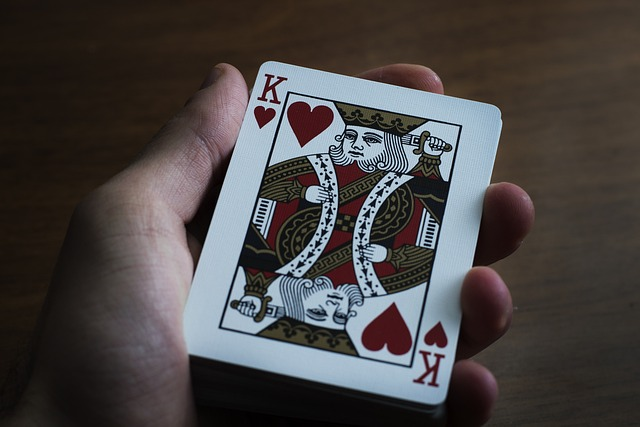
#> input picture Basics/Resources/card.jpg, 640 x 427 px
$ python join.py
#> lines starting #> are read from the running program, lines starting #| are printed output that depends on the picture
import cv2
import numpy as np
img = cv2.imread("Resources/card.jpg")
#> img is the input picture: shape (427, 640, 3); mean B, G, R 67.9, 68.6, 72.6
horimg = np.hstack((img,img))
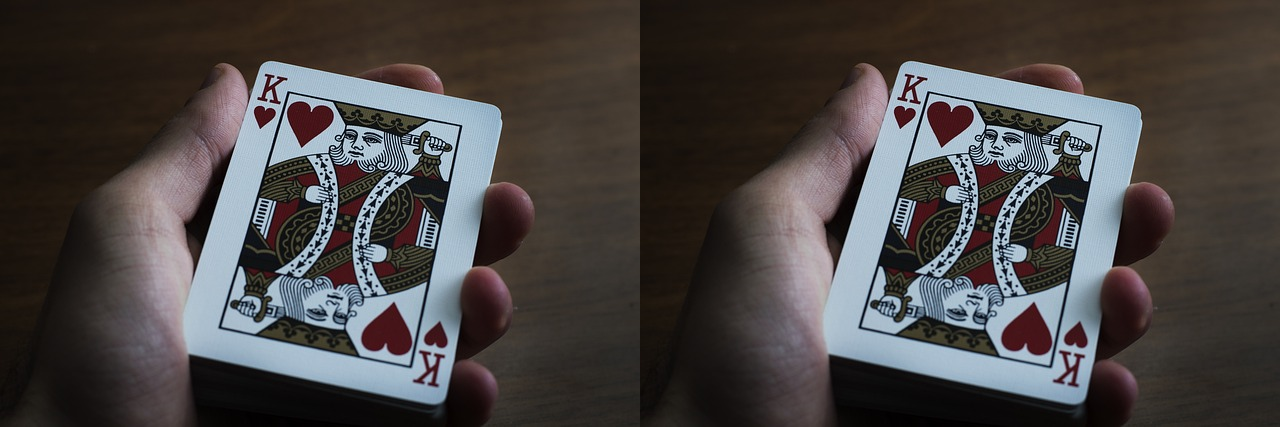
#> horimg: shape (427, 1280, 3); mean B, G, R 67.9, 68.6, 72.6
cv2.imshow("horizontal stack", horimg)
verticalimg = np.vstack((horimg,horimg))
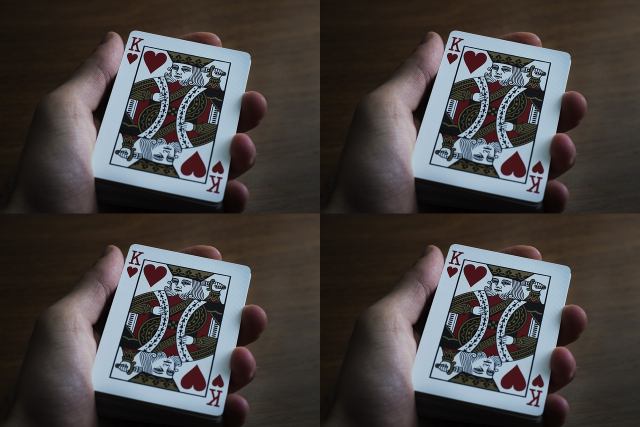
#> verticalimg: shape (854, 1280, 3) (shown at 1/2 size); mean B, G, R 67.9, 68.6, 72.6
cv2.imshow("vertical stack",verticalimg)


cv2.waitKey(0)

$ run again, with Basics/Resources/flower.jpg copied over Basics/Resources/card.jpg
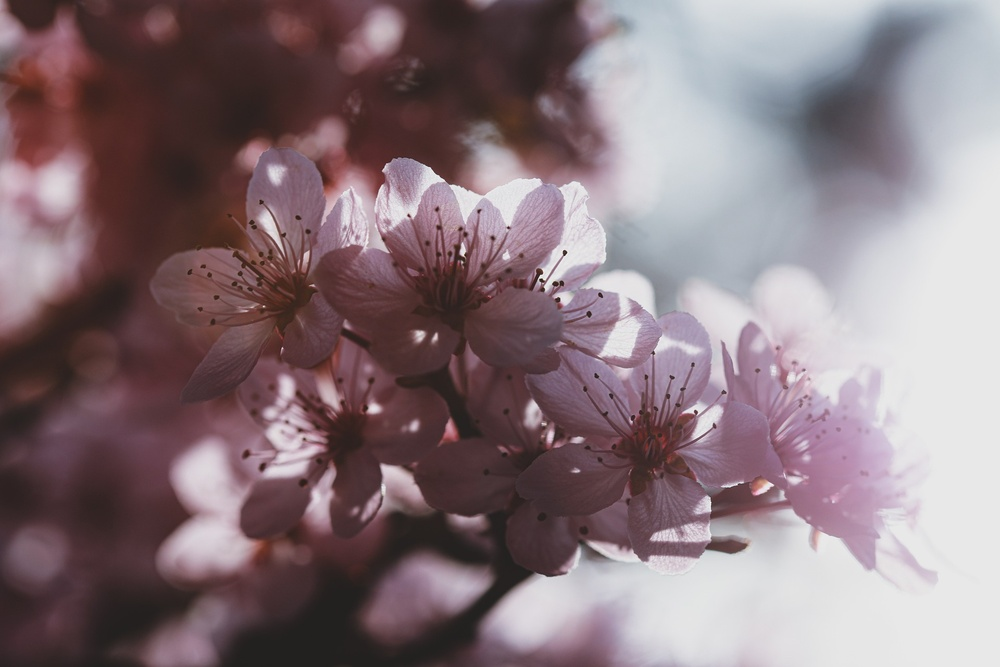
#> input picture Basics/Resources/flower.jpg, 1000 x 667 px, shrunk from 1920 x 1280 before the run
#> img is the input picture: shape (667, 1000, 3); mean B, G, R 123.7, 118.1, 135.9
#> `horimg = np.hstack((img,img))`:
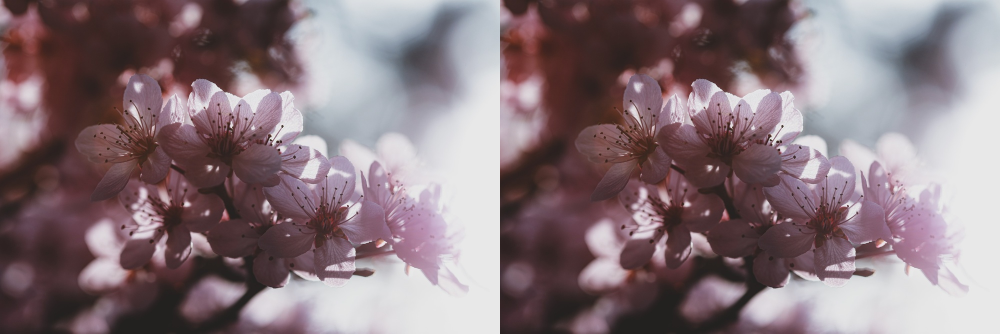
#> horimg: shape (667, 2000, 3) (shown at 1/2 size); mean B, G, R 123.7, 118.1, 135.9
#> `verticalimg = np.vstack((horimg,horimg))`:
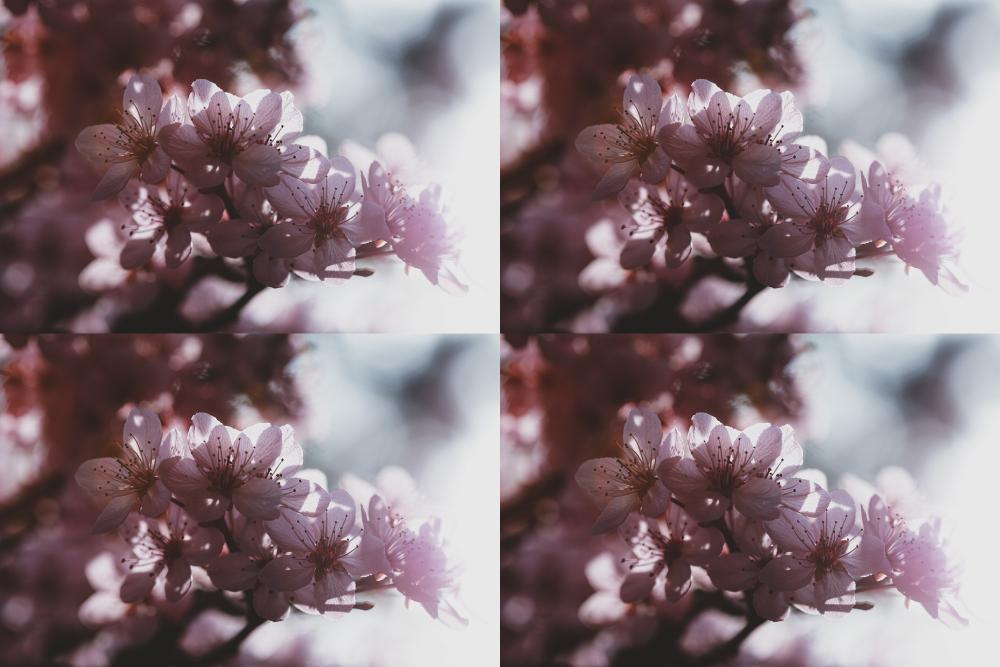
#> verticalimg: shape (1334, 2000, 3) (shown at 1/2 size); mean B, G, R 123.7, 118.1, 135.9
